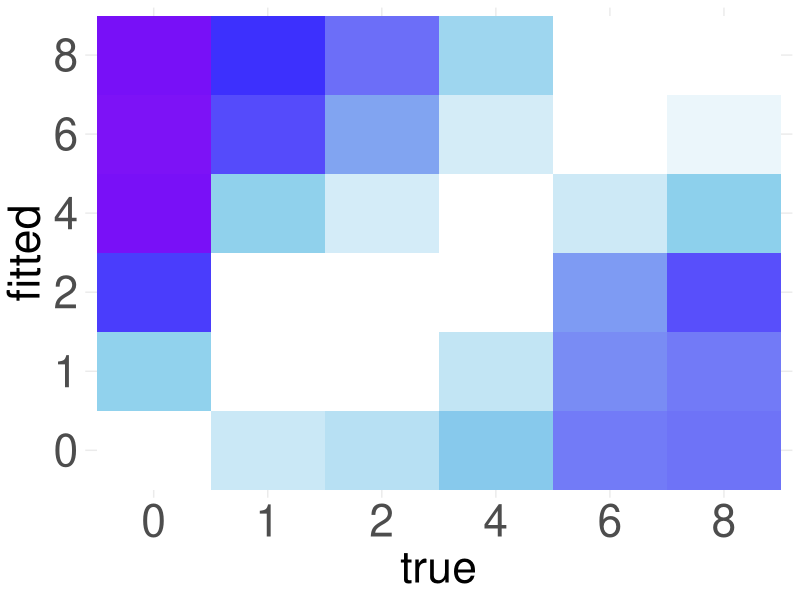
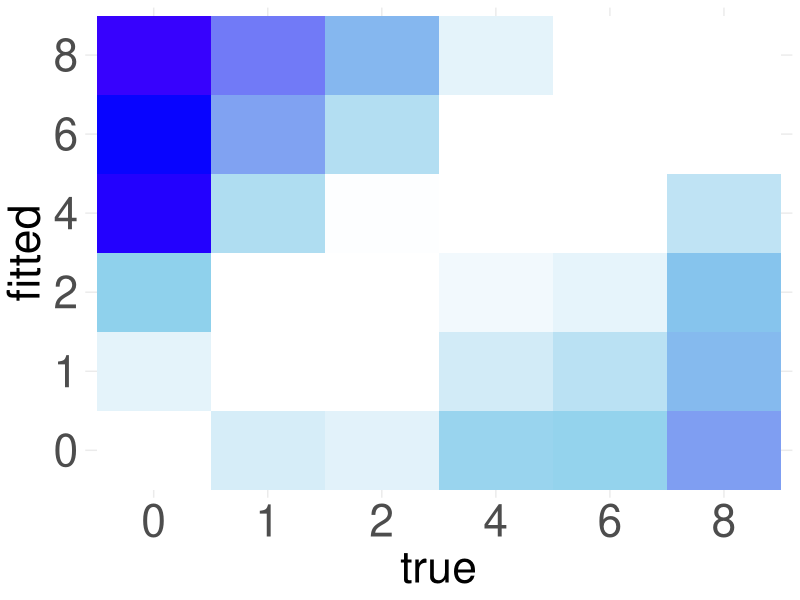
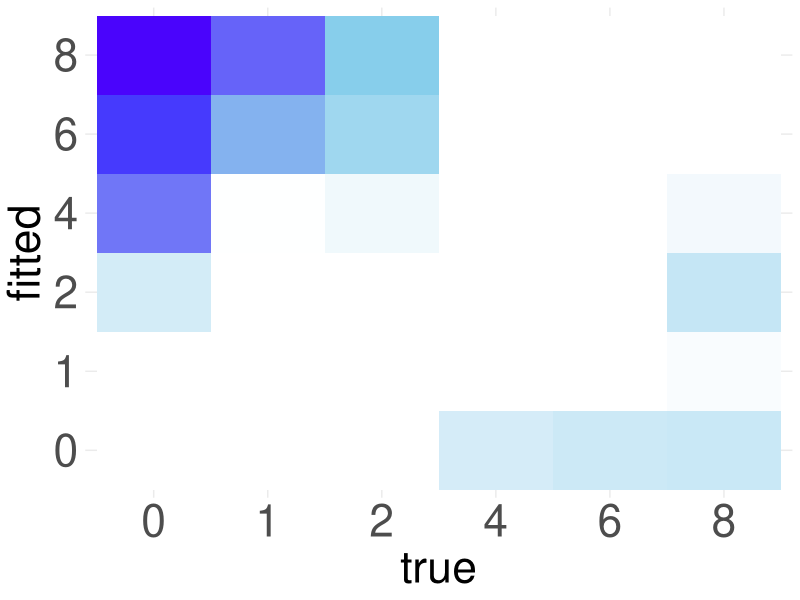
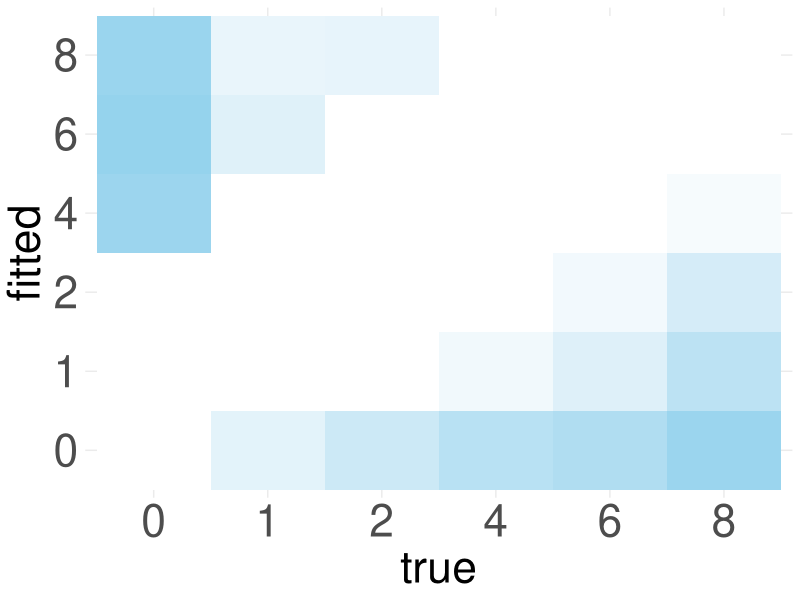
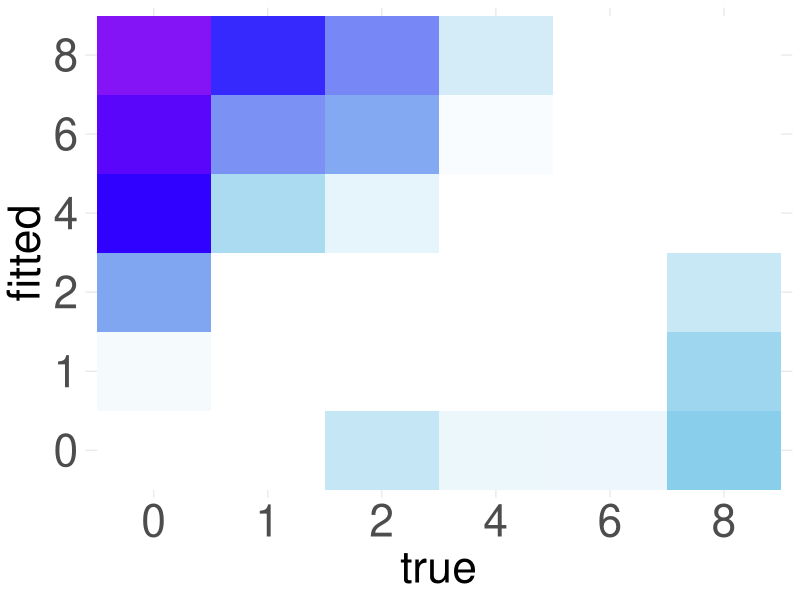
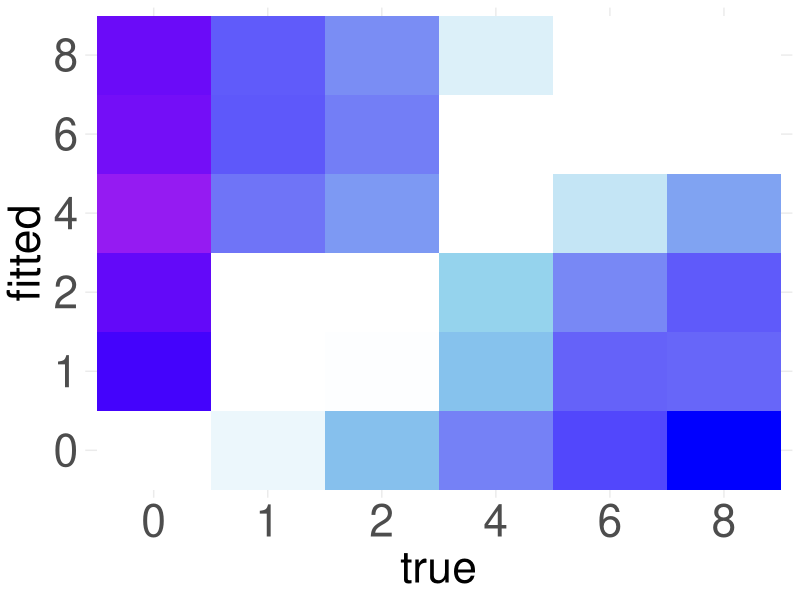
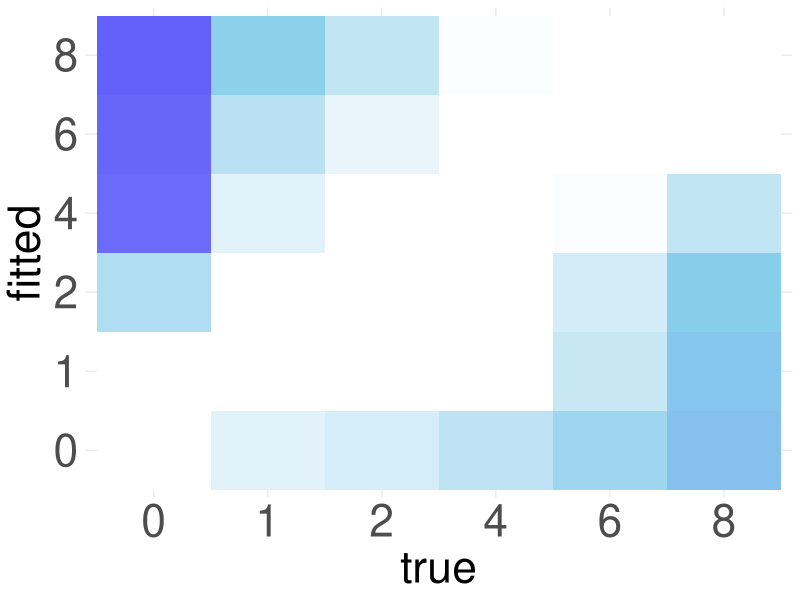
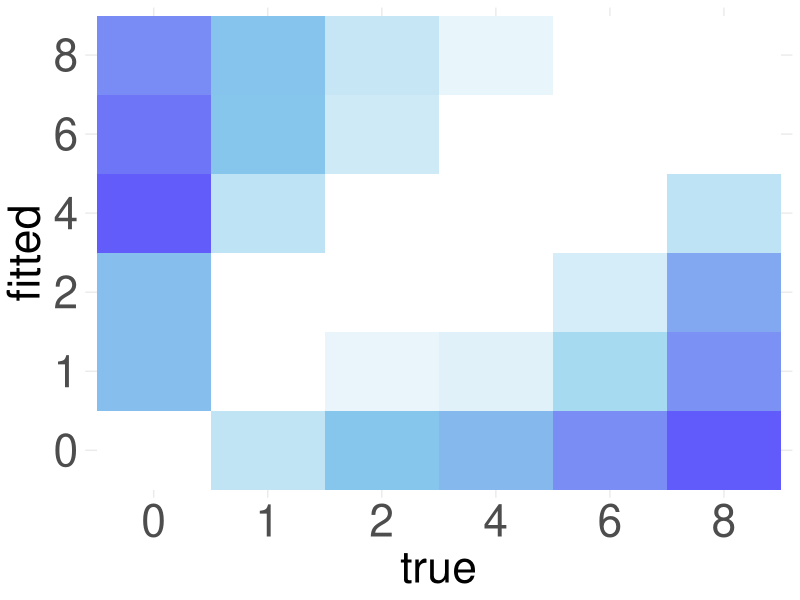

Write R code to recreate these figures, in order.
library(ggplot2)
library(dplyr)

# Read the data
data <- read.csv("evaluateCrossValidationResults_Synthetic_Gardelle_VisualizeByNoiseCount_AndSize_ByP_ConfusMat.py.txt", sep="\t")

# Make sure images directory exists
if (!dir.exists("images")) {
  dir.create("images")
}

# Get unique combinations
unique_combinations <- unique(data %>% select(dataSize, noiseCount))

library(viridis)

# Loop over combinations
for (i in 1:nrow(unique_combinations)) {
  ds <- unique_combinations$dataSize[i]
  nc <- unique_combinations$noiseCount[i]
  
  filtered_data <- data %>%
    filter(dataSize == ds, noiseCount == nc) %>% group_by(PTrue, PFit) %>% summarise(NLL=median(NLL))
  
  p <- ggplot(filtered_data, aes(x = factor(PTrue), y = factor(PFit), fill = pmax(1,NLL))) +
    geom_tile() +
scale_fill_gradientn(
  colours = c("white", "skyblue", "blue", "purple", "red"),
  trans = "log",
  limits = c(1, 800),
  name = "NLL"
) +
    labs(x = "true", y = "fitted") +
    theme_minimal() +
    theme(
      legend.position = "none",   # ← turn off legend here
      axis.title.x    = element_text(size = 32),# face = "bold"),
      axis.title.y    = element_text(size = 32),#, face = "bold"),

      # ↑ axis tick labels (x/y) in 14pt
      axis.text.x     = element_text(size = 32),
      axis.text.y     = element_text(size = 32),

      # ↑ if you ever add a title, make it larger, too
      plot.title      = element_text(size = 18, face = "bold", hjust = 0.5)
    )
  
  ggsave(filename = paste0("images/heatmap_dataSize_", ds, "_noiseCount_", nc, ".pdf"),
         plot = p, width = 4.2, height = 4.2)
}


# Print Sample Size
for (i in 1:nrow(unique_combinations)) {
  ds <- unique_combinations$dataSize[i]
  nc <- unique_combinations$noiseCount[i]
  
  filtered_data <- data %>%
    filter(dataSize == ds, noiseCount == nc) %>% group_by(PTrue, PFit) %>% summarise(NLL=median(NLL))
  print(paste(ds, nc, "----", cat(((data %>%    filter(dataSize == ds, noiseCount == nc) %>% group_by(PTrue, PFit) %>% summarise(u = n())))$u), "\n"))

}

# Now build a “legend‐only” object and save it to a separate PDF.
# We’ll construct a dummy ggplot whose sole purpose is to display the scale_fill_gradientn legend.

library(ggplot2)
library(cowplot)
library(grid)

# Dummy data (only used to generate the color scale)
dummy_df <- data.frame(x = 1, y = 1, a = 1)

# Build a “legend‐only” plot, but force the breaks at (3,13,103) 
# and label them as (0,10,100).
legend_plot <- ggplot(dummy_df, aes(x, y, fill = a)) +
  geom_tile() +
  scale_fill_gradientn(
    colours = c("white", "skyblue", "blue", "purple", "red"),
    trans   = "log",
    limits  = c(1, 800),
    breaks  = c(1,  11, 101),          # these are (0+3, 10+3, 100+3)
    labels  = c("< 1", "10", "100"),     # what you want displayed
    name    = "NLL"
  ) +
  theme_minimal() +
  theme(
    axis.title       = element_blank(),
    axis.text        = element_blank(),
    axis.ticks       = element_blank(),
    panel.grid       = element_blank(),
    panel.background = element_blank(),
    legend.position  = "right", legend.margin = margin(0,0,0,0, "pt")
  )

# Extract and save just that legend as a PDF
legend_grob <- get_legend(legend_plot)
library(cowplot)
# save it, auto-cropped
save_plot(
  filename    = "images/legend_only.pdf",
  plot        = legend_grob,
  base_width  = 0.8,    # these are in inches, just enough to accommodate the key
  base_height = 2     # tweak if necessary to get exactly the right aspect‐ratio
)



library(dplyr)
library(ggplot2)
